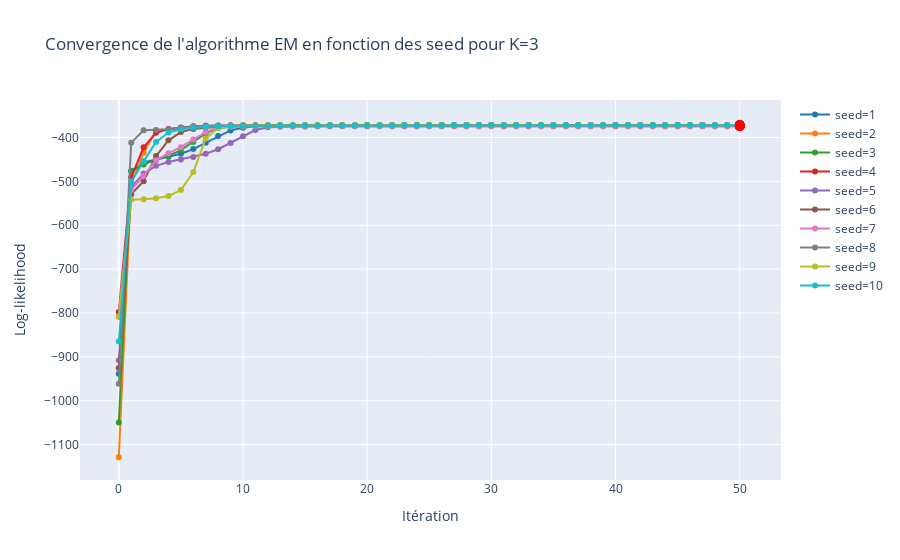

This figure's notebook cell:
### Markdown cell above
**Q6**. On choisit maintenant $K=3$. Représenter l'évolution de la log-vraisemblance pour 10 graines aléatoires différentes. Commenter.

Afficher deux cas où la solution retournée par l'algorithme EM est visuellement différente. Commenter.

Quelle estimation de paramètres doit-on choisir ?

### Code cell
colors = plotly.colors.qualitative.D3

K=3
means_list, cov_list = [],[]

fig = go.Figure()
for i in range(1,11):
    log_likelihood_values, final_weights, final_means, final_covariances  = EM_algorithm_v2(X_standardized, K, Niter,i)
    means_list.append(final_means)
    cov_list.append(final_covariances)
    
    # Ajouter une courbe i à la figure
    fig.add_trace(go.Scatter(x=list(range(len(log_likelihood_values))),
                             y=log_likelihood_values,
                             mode='lines+markers',
                             name=f"seed={i}",
                             line=dict(color=colors[i-1])))
    
    # Mis en évidence en rouge du dernier point de chaque courbe pour montrer la convergence 
    fig.add_trace(go.Scatter(x=[len(log_likelihood_values) - 1],
                             y=[log_likelihood_values[-1]],
                             mode='markers',
                             marker=dict(size=10, color='red'),
                             showlegend=False))

# labels
fig.update_layout(title="Convergence de l'algorithme EM en fonction des seed pour K=3",
                  xaxis_title="Itération",
                  yaxis_title="Log-likelihood")
fig.show();


means_list=np.array(means_list)
cov_list=np.array(cov_list)

#compute distance between means
distances=np.zeros((10,10))
for i in range(0,10):
    for j in range(0,10):
        distances[i,j]=np.linalg.norm(means_list[i]-means_list[j])


max_dist=np.max(distances) #find the most distant means
index=np.where(distances==max_dist) #find index of the most distant means

#plot the distributions of the most distant means
plt.figure(figsize=(20, 10))
plt.subplot(1, 2, 1)
plt.xlabel("Duration")
plt.ylabel("Waiting")
plt.title("seed "+str(index[0][0]))
plt.scatter(X_standardized[:, 0], X_standardized[:, 1], s=5, label="Données")
x = np.linspace(-2, 2, 100)  # Ajusté pour les données standardisées
y = np.linspace(-2, 2, 100)  # Ajusté pour les données standardisées
X_mesh, Y_mesh = np.meshgrid(x, y)
pos = np.dstack((X_mesh, Y_mesh))
for k in range(len(final_means)):
    Z = multivariate_normal.pdf(pos, mean=means_list[index[0][0]][k], cov=cov_list[index[0][0]][k])
    plt.contour(X_mesh, Y_mesh, Z, levels=10, alpha=0.5)


plt.subplot(1, 2, 2)
plt.xlabel("Duration")
plt.ylabel("Waiting")
plt.title("seed "+str(index[0][1]))
plt.scatter(X_standardized[:, 0], X_standardized[:, 1], s=5, label="Données")
for k in range(len(final_means)):
    Z = multivariate_normal.pdf(pos, mean=means_list[index[0][1]][k], cov=cov_list[index[0][1]][k])
    plt.contour(X_mesh, Y_mesh, Z, levels=10, alpha=0.5)
plt.contour(X_mesh, Y_mesh, Z, levels=10, alpha=0.5)
plt.legend()
plt.grid(True)
plt.show()

### Figure 1 — Plotly figure (JSON) as saved in the notebook; plotly's stock layout.template omitted (floating-point values rounded to 4 significant figures)
{"data": [{"line": {"color": "#1F77B4"}, "mode": "lines+markers", "name": "seed=1", "type": "scatter", "x": [0, 1, 2, 3, 4, 5, 6, 7, 8, 9, 10, 11, 12, 13, 14, 15, 16, 17, 18, 19, 20, 21, 22, 23, 24, 25, 26, 27, 28, 29, 30, 31, 32, 33, 34, 35, 36, 37, 38, 39, 40, 41, 42, 43, 44, 45, 46, 47, 48, 49, 50], "y": [-938.2, -475.6, -456.6, -449.5, -444.0, -436.9, -426.3, -412.0, -396.7, -383.7, -377.7, -374.4, -373.2, -372.7, -372.6, -372.5, -372.4, -372.4, -372.4, -372.3, -372.3, -372.3, -372.3, -372.3, -372.3, -372.3, -372.3, -372.3, -372.2, -372.2, -372.2, -372.2, -372.2, -372.2, -372.2, -372.2, -372.2, -372.2, -372.2, -372.2, -372.2, -372.2, -372.2, -372.2, -372.2, -372.2, -372.2, -372.2, -372.2, -372.2, -372.2]}, {"marker": {"color": "red", "size": 10}, "mode": "markers", "showlegend": false, "type": "scatter", "x": [50], "y": [-372.2]}, {"line": {"color": "#FF7F0E"}, "mode": "lines+markers", "name": "seed=2", "type": "scatter", "x": [0, 1, 2, 3, 4, 5, 6, 7, 8, 9, 10, 11, 12, 13, 14, 15, 16, 17, 18, 19, 20, 21, 22, 23, 24, 25, 26, 27, 28, 29, 30, 31, 32, 33, 34, 35, 36, 37, 38, 39, 40, 41, 42, 43, 44, 45, 46, 47, 48, 49, 50], "y": [-1129.0, -505.5, -434.8, -384.5, -381.9, -380.3, -377.9, -375.3, -373.7, -373.0, -372.8, -372.7, -372.6, -372.6, -372.6, -372.5, -372.5, -372.5, -372.5, -372.4, -372.4, -372.4, -372.4, -372.3, -372.3, -372.3, -372.3, -372.2, -372.2, -372.2, -372.1, -372.1, -372.1, -372.1, -372.1, -372.0, -372.0, -372.0, -372.0, -372.0, -372.0, -372.0, -372.0, -372.0, -372.0, -372.0, -372.0, -372.0, -372.0, -372.0, -372.0]}, {"marker": {"color": "red", "size": 10}, "mode": "markers", "showlegend": false, "type": "scatter", "x": [50], "y": [-372.0]}, {"line": {"color": "#2CA02C"}, "mode": "lines+markers", "name": "seed=3", "type": "scatter", "x": [0, 1, 2, 3, 4, 5, 6, 7, 8, 9, 10, 11, 12, 13, 14, 15, 16, 17, 18, 19, 20, 21, 22, 23, 24, 25, 26, 27, 28, 29, 30, 31, 32, 33, 34, 35, 36, 37, 38, 39, 40, 41, 42, 43, 44, 45, 46, 47, 48, 49, 50], "y": [-1049.0, -477.1, -461.3, -451.5, -441.8, -428.6, -410.3, -390.5, -378.4, -375.3, -373.7, -373.0, -372.8, -372.6, -372.6, -372.5, -372.5, -372.5, -372.4, -372.4, -372.4, -372.4, -372.3, -372.3, -372.3, -372.2, -372.2, -372.2, -372.1, -372.1, -372.1, -372.1, -372.1, -372.0, -372.0, -372.0, -372.0, -372.0, -372.0, -372.0, -372.0, -372.0, -372.0, -372.0, -372.0, -372.0, -372.0, -372.0, -372.0, -372.0, -372.0]}, {"marker": {"color": "red", "size": 10}, "mode": "markers", "showlegend": false, "type": "scatter", "x": [50], "y": [-372.0]}, {"line": {"color": "#D62728"}, "mode": "lines+markers", "name": "seed=4", "type": "scatter", "x": [0, 1, 2, 3, 4, 5, 6, 7, 8, 9, 10, 11, 12, 13, 14, 15, 16, 17, 18, 19, 20, 21, 22, 23, 24, 25, 26, 27, 28, 29, 30, 31, 32, 33, 34, 35, 36, 37, 38, 39, 40, 41, 42, 43, 44, 45, 46, 47, 48, 49, 50], "y": [-797.5, -490.5, -422.2, -389.3, -380.6, -377.2, -374.3, -372.9, -372.4, -372.3, -372.2, -372.2, -372.2, -372.2, -372.2, -372.2, -372.2, -372.2, -372.2, -372.2, -372.1, -372.1, -372.1, -372.1, -372.1, -372.1, -372.1, -372.1, -372.1, -372.1, -372.1, -372.1, -372.1, -372.1, -372.1, -372.1, -372.1, -372.1, -372.1, -372.1, -372.1, -372.1, -372.1, -372.1, -372.1, -372.1, -372.1, -372.1, -372.1, -372.1, -372.1]}, {"marker": {"color": "red", "size": 10}, "mode": "markers", "showlegend": false, "type": "scatter", "x": [50], "y": [-372.1]}, {"line": {"color": "#9467BD"}, "mode": "lines+markers", "name": "seed=5", "type": "scatter", "x": [0, 1, 2, 3, 4, 5, 6, 7, 8, 9, 10, 11, 12, 13, 14, 15, 16, 17, 18, 19, 20, 21, 22, 23, 24, 25, 26, 27, 28, 29, 30, 31, 32, 33, 34, 35, 36, 37, 38, 39, 40, 41, 42, 43, 44, 45, 46, 47, 48, 49, 50], "y": [-907.9, -512.9, -482.2, -464.6, -455.7, -449.9, -444.2, -437.0, -426.7, -412.4, -397.1, -382.9, -376.5, -375.5, -375.0, -374.7, -374.5, -374.4, -374.4, -374.3, -374.3, -374.3, -374.3, -374.2, -374.2, -374.2, -374.2, -374.2, -374.2, -374.2, -374.2, -374.2, -374.2, -374.2, -374.2, -374.2, -374.1, -374.1, -374.1, -374.1, -374.1, -374.1, -374.1, -374.1, -374.1, -374.1, -374.1, -374.1, -374.0, -374.0, -374.0]}, {"marker": {"color": "red", "size": 10}, "mode": "markers", "showlegend": false, "type": "scatter", "x": [50], "y": [-374.0]}, {"line": {"color": "#8C564B"}, "mode": "lines+markers", "name": "seed=6", "type": "scatter", "x": [0, 1, 2, 3, 4, 5, 6, 7, 8, 9, 10, 11, 12, 13, 14, 15, 16, 17, 18, 19, 20, 21, 22, 23, 24, 25, 26, 27, 28, 29, 30, 31, 32, 33, 34, 35, 36, 37, 38, 39, 40, 41, 42, 43, 44, 45, 46, 47, 48, 49, 50], "y": [-925.5, -529.4, -499.5, -442.2, -406.3, -387.7, -380.3, -377.1, -375.2, -374.1, -373.5, -373.2, -372.9, -372.8, -372.7, -372.6, -372.6, -372.5, -372.5, -372.4, -372.4, -372.4, -372.3, -372.3, -372.2, -372.2, -372.2, -372.1, -372.1, -372.1, -372.1, -372.0, -372.0, -372.0, -372.0, -372.0, -372.0, -372.0, -372.0, -372.0, -372.0, -372.0, -372.0, -372.0, -372.0, -372.0, -372.0, -372.0, -372.0, -372.0, -372.0]}, {"marker": {"color": "red", "size": 10}, "mode": "markers", "showlegend": false, "type": "scatter", "x": [50], "y": [-372.0]}, {"line": {"color": "#E377C2"}, "mode": "lines+markers", "name": "seed=7", "type": "scatter", "x": [0, 1, 2, 3, 4, 5, 6, 7, 8, 9, 10, 11, 12, 13, 14, 15, 16, 17, 18, 19, 20, 21, 22, 23, 24, 25, 26, 27, 28, 29, 30, 31, 32, 33, 34, 35, 36, 37, 38, 39, 40, 41, 42, 43, 44, 45, 46, 47, 48, 49, 50], "y": [-807.0, -518.9, -487.7, -451.9, -435.6, -422.1, -404.7, -387.5, -376.8, -375.2, -374.8, -374.7, -374.6, -374.5, -374.5, -374.5, -374.5, -374.5, -374.5, -374.5, -374.5, -374.5, -374.5, -374.4, -374.4, -374.4, -374.4, -374.4, -374.4, -374.4, -374.4, -374.4, -374.4, -374.4, -374.4, -374.4, -374.4, -374.4, -374.4, -374.4, -374.4, -374.4, -374.4, -374.4, -374.4, -374.4, -374.4, -374.4, -374.4, -374.4, -374.4]}, {"marker": {"color": "red", "size": 10}, "mode": "markers", "showlegend": false, "type": "scatter", "x": [50], "y": [-374.4]}, {"line": {"color": "#7F7F7F"}, "mode": "lines+markers", "name": "seed=8", "type": "scatter", "x": [0, 1, 2, 3, 4, 5, 6, 7, 8, 9, 10, 11, 12, 13, 14, 15, 16, 17, 18, 19, 20, 21, 22, 23, 24, 25, 26, 27, 28, 29, 30, 31, 32, 33, 34, 35, 36, 37, 38, 39, 40, 41, 42, 43, 44, 45, 46, 47, 48, 49, 50], "y": [-961.0, -411.7, -383.3, -382.6, -381.2, -378.4, -374.9, -373.1, -372.6, -372.5, -372.5, -372.4, -372.4, -372.4, -372.3, -372.3, -372.3, -372.3, -372.3, -372.3, -372.3, -372.3, -372.2, -372.2, -372.2, -372.2, -372.2, -372.2, -372.2, -372.2, -372.2, -372.2, -372.2, -372.2, -372.2, -372.2, -372.2, -372.2, -372.2, -372.2, -372.2, -372.2, -372.2, -372.2, -372.2, -372.2, -372.2, -372.2, -372.2, -372.2, -372.2]}, {"marker": {"color": "red", "size": 10}, "mode": "markers", "showlegend": false, "type": "scatter", "x": [50], "y": [-372.2]}, {"line": {"color": "#BCBD22"}, "mode": "lines+markers", "name": "seed=9", "type": "scatter", "x": [0, 1, 2, 3, 4, 5, 6, 7, 8, 9, 10, 11, 12, 13, 14, 15, 16, 17, 18, 19, 20, 21, 22, 23, 24, 25, 26, 27, 28, 29, 30, 31, 32, 33, 34, 35, 36, 37, 38, 39, 40, 41, 42, 43, 44, 45, 46, 47, 48, 49, 50], "y": [-809.2, -542.0, -540.6, -538.2, -533.1, -519.7, -478.7, -402.3, -378.2, -373.8, -372.6, -372.3, -372.2, -372.2, -372.2, -372.2, -372.2, -372.2, -372.2, -372.2, -372.2, -372.2, -372.1, -372.1, -372.1, -372.1, -372.1, -372.1, -372.1, -372.1, -372.1, -372.1, -372.1, -372.1, -372.1, -372.1, -372.1, -372.1, -372.1, -372.1, -372.1, -372.1, -372.1, -372.1, -372.1, -372.1, -372.1, -372.1, -372.1, -372.1, -372.1]}, {"marker": {"color": "red", "size": 10}, "mode": "markers", "showlegend": false, "type": "scatter", "x": [50], "y": [-372.1]}, {"line": {"color": "#17BECF"}, "mode": "lines+markers", "name": "seed=10", "type": "scatter", "x": [0, 1, 2, 3, 4, 5, 6, 7, 8, 9, 10, 11, 12, 13, 14, 15, 16, 17, 18, 19, 20, 21, 22, 23, 24, 25, 26, 27, 28, 29, 30, 31, 32, 33, 34, 35, 36, 37, 38, 39, 40, 41, 42, 43, 44, 45, 46, 47, 48, 49, 50], "y": [-865.0, -500.9, -454.1, -410.1, -388.7, -381.0, -377.7, -375.7, -374.6, -373.9, -373.4, -373.1, -372.9, -372.8, -372.7, -372.7, -372.6, -372.6, -372.5, -372.5, -372.5, -372.5, -372.4, -372.4, -372.4, -372.4, -372.3, -372.3, -372.3, -372.2, -372.2, -372.2, -372.1, -372.1, -372.1, -372.1, -372.1, -372.1, -372.0, -372.0, -372.0, -372.0, -372.0, -372.0, -372.0, -372.0, -372.0, -372.0, -372.0, -372.0, -372.0]}, {"marker": {"color": "red", "size": 10}, "mode": "markers", "showlegend": false, "type": "scatter", "x": [50], "y": [-372.0]}], "layout": {"title": {"text": "Convergence de l'algorithme EM en fonction des seed pour K=3"}, "xaxis": {"title": {"text": "Itération"}}, "yaxis": {"title": {"text": "Log-likelihood"}}}}
